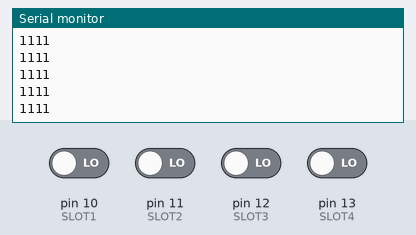
A sketch run on a simulated Arduino Uno, built with avr-gcc and run on an emulated ATmega328P. Parts: the last lines printed to the serial monitor. The inputs (shaded band) are chosen by the test bench; at power-on: pin 10 (SLOT1), pin 11 (SLOT2), pin 12 (SLOT3), pin 13 (SLOT4) LOW.

Above: at 1.2 s.
1.3 s: pin 10 (SLOT1) driven HIGH
At 2.0 s:
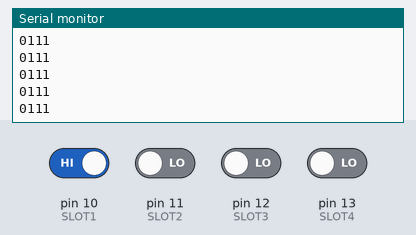
2.8 s: pin 11 (SLOT2) driven HIGH
At 3.8 s:
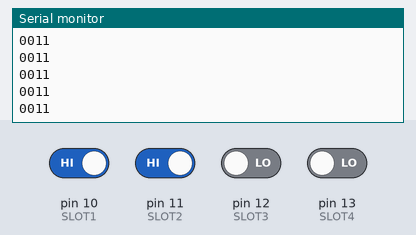
4.3 s: pin 12 (SLOT3) driven HIGH
At 5.2 s:
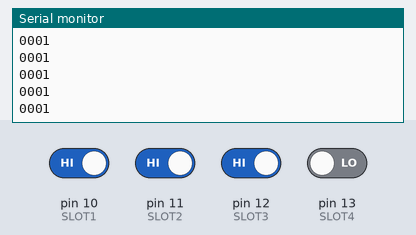
5.8 s: pin 13 (SLOT4) driven HIGH
At 6.4 s:
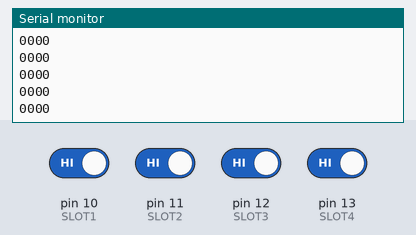
7.3 s: pin 10 (SLOT1) driven LOW
At 7.8 s:
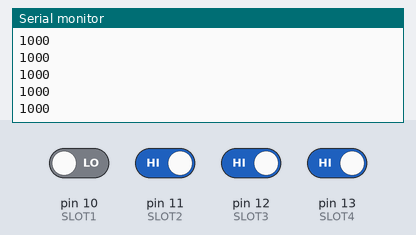
8.8 s: pin 11 (SLOT2) driven LOW
At 9.9 s:
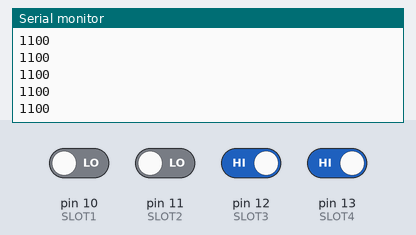
Timing chart, 0 to 11.3 s (numbered marks = the images above; inputs shaded):
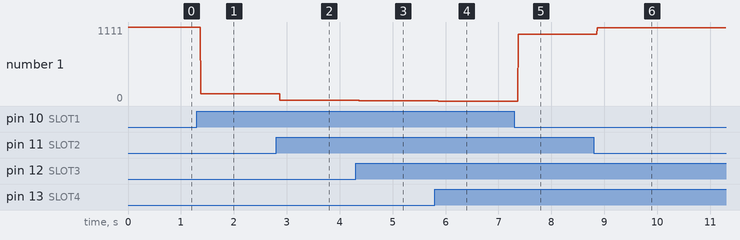

Measured:
- after the input at 1.3 s, the serial monitor: prints a new line after 0.07 s (image 1)
- after the input at 2.8 s, the serial monitor: prints a new line after 0.07 s (image 2)
- after the input at 4.3 s, the serial monitor: prints a new line after 0.07 s (image 3)
- after the input at 5.8 s, the serial monitor: prints a new line after 0.07 s (image 4)
- after the input at 7.3 s, the serial monitor: prints a new line after 0.07 s (image 5)
- after the input at 8.8 s, the serial monitor: prints a new line after 0.07 s (image 6)
- plotted number 1: 1111 → 111 after the input at 1.3 s, 111 → 11 after the input at 2.8 s, 1 → 0 after the input at 5.8 s, 0 → 1000 after the input at 7.3 s, 1000 → 1100 after the input at 8.8 s

The sketch:

parking.ino
```cpp
int SLOT1=10;
int SLOT2=11;
int SLOT3=12;
int SLOT4=13;
void setup()
{
  Serial.begin(9600);
  //pinMode(BUZZER,OUTPUT);
  pinMode(SLOT1,INPUT);
  pinMode(SLOT2,INPUT);
  pinMode(SLOT3,INPUT);
  pinMode(SLOT4,INPUT);
  //digitalWrite(SWITCH,HIGH);
  //digitalWrite(BUZZER,LOW);

}
void loop()
{

  int buttonState=digitalRead(SLOT1);
  if(buttonState==HIGH)
    Serial.print("0");

  else
    Serial.print("1");
 buttonState=digitalRead(SLOT2);
  if(buttonState==HIGH)
    Serial.print("0");

  else
    Serial.print("1");
 buttonState=digitalRead(SLOT3);

  if(buttonState==HIGH)
    Serial.print("0");

  else
    Serial.print("1");
  buttonState=digitalRead(SLOT4);
  if(buttonState==HIGH)
    Serial.print("0");

  else
    Serial.print("1");
   Serial.println();
   //delay();
}
   //Serial.println("done");
```
